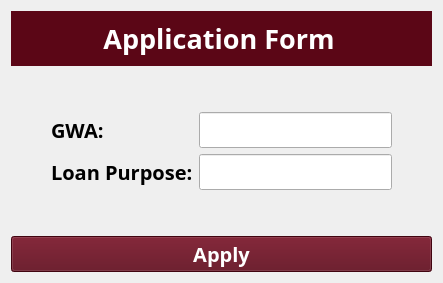
      <widget class="QWidget" name="applyPage">
       <layout class="QGridLayout" name="gridLayout_5">
        <item row="0" column="0">
         <layout class="QVBoxLayout" name="verticalLayout_13">
          <item>
           <widget class="QWidget" name="applyPageHeader" native="true">
            <property name="maximumSize">
             <size>
              <width>16777215</width>
              <height>71</height>
             </size>
            </property>
            <property name="styleSheet">
             <string notr="true">background-color: rgb(91, 6, 22);</string>
            </property>
            <layout class="QHBoxLayout" name="horizontalLayout_10">
             <property name="leftMargin">
              <number>60</number>
             </property>
             <property name="rightMargin">
              <number>65</number>
             </property>
             <item>
              <layout class="QHBoxLayout" name="horizontalLayout_11">
               <item>
                <widget class="QLabel" name="pupLogo_4">
                 <property name="enabled">
                  <bool>true</bool>
                 </property>
                 <property name="maximumSize">
                  <size>
                   <width>51</width>
                   <height>51</height>
                  </size>
                 </property>
                 <property name="styleSheet">
                  <string notr="true"/>
                 </property>
                 <property name="frameShape">
                  <enum>QFrame::NoFrame</enum>
                 </property>
                 <property name="frameShadow">
                  <enum>QFrame::Plain</enum>
                 </property>
                 <property name="lineWidth">
                  <number>0</number>
                 </property>
                 <property name="text">
                  <string/>
                 </property>
                 <property name="pixmap">
                  <pixmap resource="resources/puplogo.qrc">:/pupLogo/pup_logo.png</pixmap>
                 </property>
                 <property name="scaledContents">
                  <bool>true</bool>
                 </property>
                </widget>
               </item>
               <item>
                <widget class="QLabel" name="titleLabel_4">
                 <property name="font">
                  <font>
                   <family>Atkinson Hyperlegible</family>
                   <pointsize>20</pointsize>
                   <weight>75</weight>
                   <italic>false</italic>
                   <bold>true</bold>
                  </font>
                 </property>
                 <property name="mouseTracking">
                  <bool>true</bool>
                 </property>
                 <property name="contextMenuPolicy">
                  <enum>Qt::DefaultContextMenu</enum>
                 </property>
                 <property name="styleSheet">
                  <string notr="true">color: rgb(255, 255, 255);</string>
                 </property>
                 <property name="frameShape">
                  <enum>QFrame::NoFrame</enum>
                 </property>
                 <property name="lineWidth">
                  <number>0</number>
                 </property>
                 <property name="midLineWidth">
                  <number>0</number>
                 </property>
                 <property name="text">
                  <string>&lt;html&gt;&lt;head/&gt;&lt;body&gt;&lt;p align=&quot;center&quot;&gt;Application Form&lt;/p&gt;&lt;/body&gt;&lt;/html&gt;</string>
                 </property>
                 <property name="scaledContents">
                  <bool>false</bool>
                 </property>
                 <property name="alignment">
                  <set>Qt::AlignCenter</set>
                 </property>
                 <property name="indent">
                  <number>-1</number>
                 </property>
                </widget>
               </item>
               <item>
                <widget class="QLabel" name="appLogo_4">
                 <property name="maximumSize">
                  <size>
                   <width>51</width>
                   <height>51</height>
                  </size>
                 </property>
                 <property name="frameShape">
                  <enum>QFrame::NoFrame</enum>
                 </property>
                 <property name="lineWidth">
                  <number>0</number>
                 </property>
                 <property name="text">
                  <string/>
                 </property>
                 <property name="pixmap">
                  <pixmap resource="resources/applogo.qrc">:/appLogo/app_logo.png</pixmap>
                 </property>
                 <property name="scaledContents">
                  <bool>true</bool>
                 </property>
                </widget>
               </item>
              </layout>
             </item>
            </layout>
           </widget>
          </item>
          <item>
           <spacer name="verticalSpacer_6">
            <property name="orientation">
             <enum>Qt::Vertical</enum>
            </property>
            <property name="sizeHint" stdset="0">
             <size>
              <width>20</width>
              <height>40</height>
             </size>
            </property>
           </spacer>
          </item>
          <item>
           <layout class="QHBoxLayout" name="horizontalLayout_12">
            <item>
             <spacer name="horizontalSpacer_20">
              <property name="orientation">
               <enum>Qt::Horizontal</enum>
              </property>
              <property name="sizeHint" stdset="0">
               <size>
                <width>40</width>
                <height>20</height>
               </size>
              </property>
             </spacer>
            </item>
            <item>
             <layout class="QVBoxLayout" name="verticalLayout_18">
              <item>
               <widget class="QLabel" name="gwaApplyLabel">
                <property name="font">
                 <font>
                  <family>Atkinson Hyperlegible</family>
                  <pointsize>15</pointsize>
                  <weight>75</weight>
                  <bold>true</bold>
                 </font>
                </property>
                <property name="text">
                 <string>GWA:</string>
                </property>
               </widget>
              </item>
              <item>
               <widget class="QLabel" name="loanPurposeApplyLabel">
                <property name="font">
                 <font>
                  <family>Atkinson Hyperlegible</family>
                  <pointsize>15</pointsize>
                  <weight>75</weight>
                  <bold>true</bold>
                 </font>
                </property>
                <property name="text">
                 <string>Loan Purpose:</string>
                </property>
               </widget>
              </item>
             </layout>
            </item>
            <item>
             <layout class="QVBoxLayout" name="verticalLayout_19">
              <item>
               <widget class="QLineEdit" name="gwaApplyInput">
                <property name="font">
                 <font>
                  <family>Atkinson Hyperlegible</family>
                  <pointsize>15</pointsize>
                 </font>
                </property>
               </widget>
              </item>
              <item>
               <widget class="QLineEdit" name="loanPurposeInput">
                <property name="font">
                 <font>
                  <family>Atkinson Hyperlegible</family>
                  <pointsize>15</pointsize>
                 </font>
                </property>
               </widget>
              </item>
             </layout>
            </item>
            <item>
             <spacer name="horizontalSpacer_21">
              <property name="orientation">
               <enum>Qt::Horizontal</enum>
              </property>
              <property name="sizeHint" stdset="0">
               <size>
                <width>40</width>
                <height>20</height>
               </size>
              </property>
             </spacer>
            </item>
           </layout>
          </item>
          <item>
           <spacer name="verticalSpacer_7">
            <property name="orientation">
             <enum>Qt::Vertical</enum>
            </property>
            <property name="sizeHint" stdset="0">
             <size>
              <width>20</width>
              <height>40</height>
             </size>
            </property>
           </spacer>
          </item>
          <item>
           <widget class="QPushButton" name="applyBtn_2">
            <property name="font">
             <font>
              <family>Atkinson Hyperlegible</family>
              <pointsize>15</pointsize>
              <weight>75</weight>
              <bold>true</bold>
             </font>
            </property>
            <property name="styleSheet">
             <string notr="true">color: rgb(255, 255, 255);
background-color: rgb(91, 6, 22);</string>
            </property>
            <property name="text">
             <string>Apply</string>
            </property>
           </widget>
          </item>
         </layout>
        </item>
       </layout>
      </widget>
